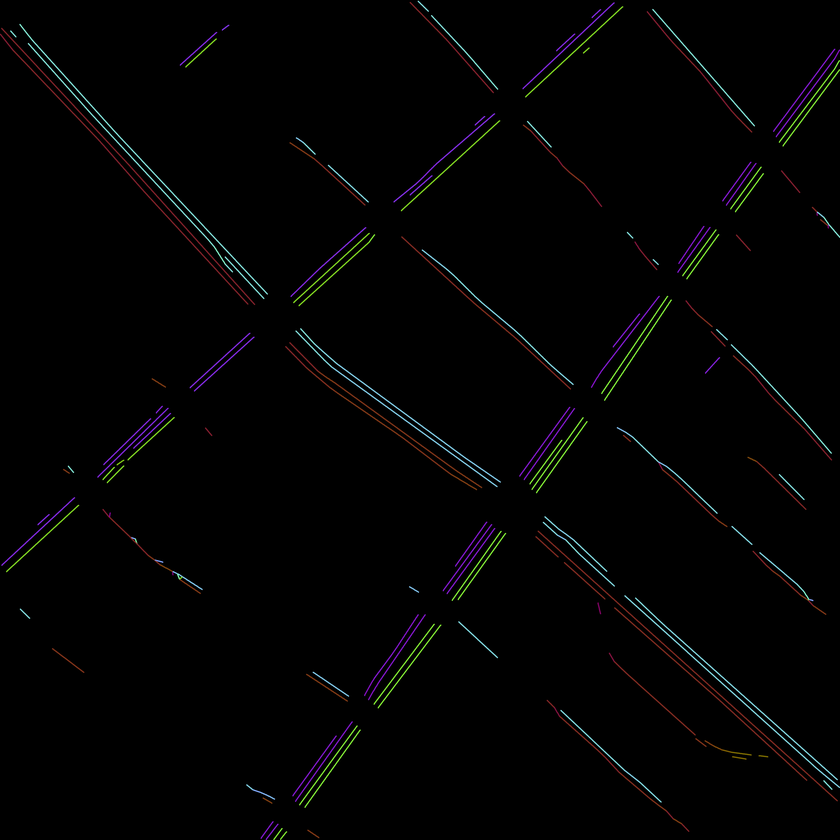
#> input picture code_for_reference_untested/lane_geo_evaluate/prop.png, 840 x 840 px, shrunk from 4096 x 4096 before the run
$ python segtograph.py ../lane_geo_evaluate/prop.png 100 out.png   (Python 2 division)
#> lines starting #> are read from the running program, lines starting #| are printed output that depends on the picture
### code_for_reference_untested/segtograph/postprocessing.py
import numpy as np

def graph_refine(graph, isolated_thr = 50 * 3, spurs_thr = 20 * 3, three_edge_loop_thr = 70):
	neighbors = graph

	gid = 0
	grouping = {}

	for k, v in neighbors.items():
		if k not in grouping:
			# start a search

			queue = [k]

			while len(queue) > 0:
				n = queue.pop(0)

				if n not in grouping:
					grouping[n] = gid
					for nei in neighbors[n]:
						queue.append(nei)

			gid += 1

	group_count = {}

	for k, v in grouping.items():
		if v not in group_count:
			group_count[v] = (1,0)
		else:
			group_count[v] = (group_count[v][0] + 1, group_count[v][1])


		for nei in neighbors[k]:
			a = k[0] - nei[0]
			b = k[1] - nei[1]

			d = np.sqrt(a*a + b*b)

			group_count[v] = (group_count[v][0], group_count[v][1] + d/2)

	# short spurs
	remove_list = []
	for k, v in neighbors.items():
		if len(v) == 1:
			if len(neighbors[v[0]]) >= 3:
				a = k[0] - v[0][0]
				b = k[1] - v[0][1]

				d = np.sqrt(a*a + b*b)

				if d < spurs_thr:
					remove_list.append(k)


	remove_list2 = []
	remove_counter = 0
	new_neighbors = {}

	# [12 lines left out: function isRemoved, not called in this run]

	for k, v in neighbors.items():
		if isRemoved(k):
			remove_counter += 1
			pass
		else:
			new_nei = []
			for nei in v:
				if isRemoved(nei):
					pass
				else:
					new_nei.append(nei)

			new_neighbors[k] = list(new_nei)

	#print(len(new_neighbors), "remove", remove_counter, "nodes")

	return new_neighbors

# [31 lines left out: functions graphInsert, downsample, not called in this run]

def connectDeadEnds(graph, thr = 30):
	deadends = []
	for nloc, nei in graph.items():
		if len(nei) == 1:
			deadends.append(nloc)


	for d1 in deadends:
		cloest = None
		bestd = thr

		for d2 in deadends:
			if d2 == d1 :
				continue
			d  = np.sqrt((d1[0] - d2[0])**2 + (d1[1] - d2[1])**2 )
			if d < bestd:
				bestd = d
				cloest = d2

		if cloest is not None:
			graph = graphInsert(graph, d1, cloest)
	return graph

### code_for_reference_untested/segtograph/douglasPeucker.py
import math
import numpy as np

# [64 lines left out: functions distance, point2lineDistance, douglasPeucker, graphInsert, not called in this run]


def simpilfyGraph(node_neighbor, e=2.5):
	new_graph = {}

	visited = []

	new_node_neighbor = {}

	for node, node_nei in node_neighbor.items():
		if len(node_nei) == 1 or len(node_nei) > 2:
			if node in visited:
				continue

			# search node_nei
			for next_node in node_nei:
				if next_node in visited:
					continue

				node_list = [node, next_node]

				current_node = next_node

				while True:
					if len(node_neighbor[node_list[-1]]) == 2:
						if node_neighbor[node_list[-1]][0] == node_list[-2]:
							node_list.append(node_neighbor[node_list[-1]][1])
						else:
							node_list.append(node_neighbor[node_list[-1]][0])
					else:
						break

				for i in range(len(node_list)-1):
					if node_list[i] not in visited:
						visited.append(node_list[i])

				# simplify node_list
				new_node_list = douglasPeucker(node_list, e=e)

				for i in range(len(new_node_list)-1):
					new_node_neighbor = graphInsert(new_node_neighbor, new_node_list[i],new_node_list[i+1])

	return new_node_neighbor


# [75 lines left out: function colorGraph, not called in this run]


### code_for_reference_untested/segtograph/segtograph.py
#import rdp
# Code Copied From Favyen

import scipy.ndimage
from scipy.ndimage.filters import gaussian_filter
import skimage.morphology
import os
from PIL import Image
import math
import numpy
import numpy as np
from multiprocessing import Pool
import subprocess
import sys
from math import sqrt
import pickle
from postprocessing import graph_refine, connectDeadEnds, downsample
import cv2
from douglasPeucker import simpilfyGraph

import os
import sys
sys.path.append(os.path.dirname(sys.path[0]))

from osm.graph_ops import graphDensifyPixel


def distance(a, b):
	return  sqrt((a[0] - b[0]) ** 2 + (a[1] - b[1]) ** 2)

def point_line_distance(point, start, end):
	if (start == end):
		return distance(point, start)
	else:
		n = abs(
			(end[0] - start[0]) * (start[1] - point[1]) - (start[0] - point[0]) * (end[1] - start[1])
		)
		d = sqrt(
			(end[0] - start[0]) ** 2 + (end[1] - start[1]) ** 2
		)
		return n / d

def rdp(points, epsilon):
	"""
	Reduces a series of points to a simplified version that loses detail, but
	maintains the general shape of the series.
	"""
	dmax = 0.0
	index = 0
	for i in range(1, len(points) - 1):
		d = point_line_distance(points[i], points[0], points[-1])
		if d > dmax:
			index = i
			dmax = d
	if dmax >= epsilon:
		results = rdp(points[:index+1], epsilon)[:-1] + rdp(points[index:], epsilon)
	else:
		results = [points[0], points[-1]]
	return results


PADDING = 30

in_fname = sys.argv[1]
threshold = int(sys.argv[2])
out_fname = sys.argv[3]

im = scipy.ndimage.imread(in_fname)
#> im is the input picture: shape (840, 840, 3); mean R, G, B 2.9, 2.8, 2.8
if len(im.shape) == 3:
	print 'warning: bad shape {}, using first channel only'.format(im.shape)
#| warning: bad shape (840, 840, 3), using first channel only
	im = im[:, :, 0]
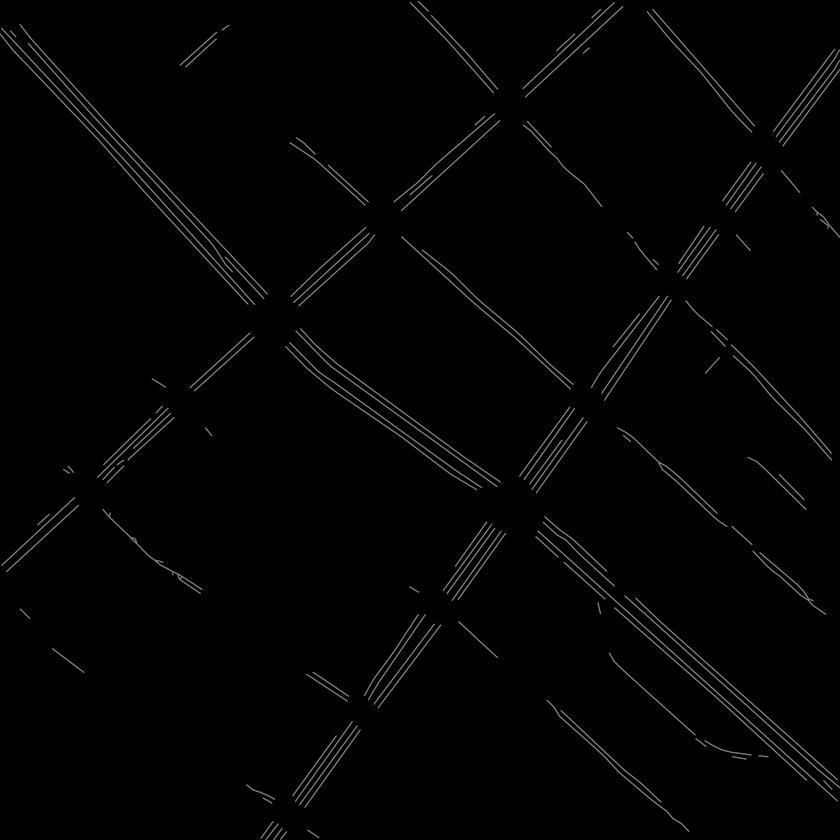
#> im: shape (840, 840); min 0, max 149, mean 2.9
im = numpy.swapaxes(im, 0, 1)
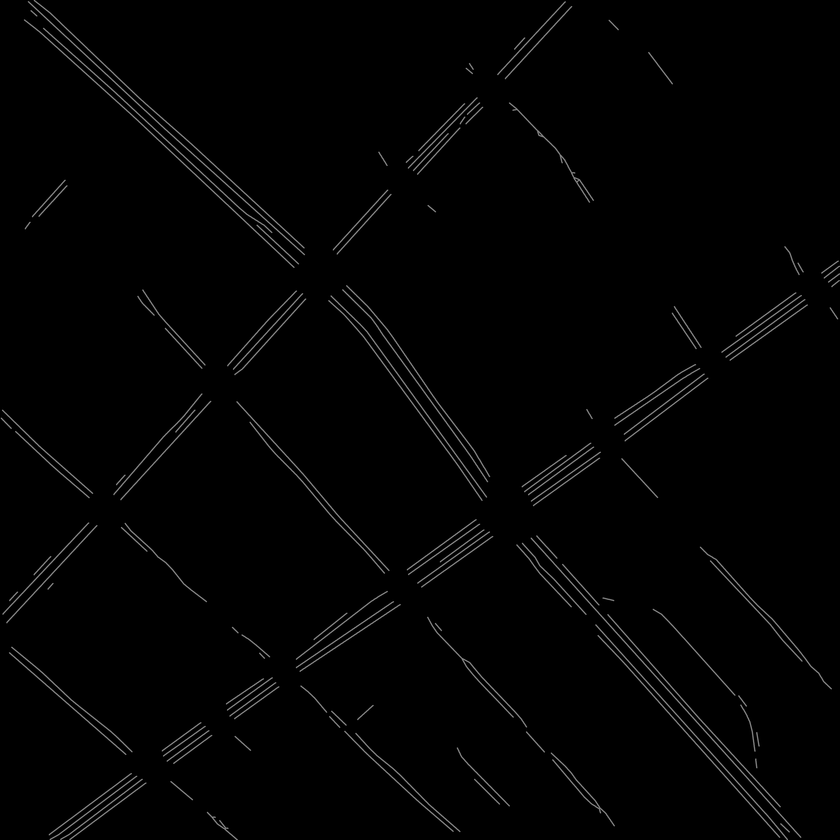
#> im: shape (840, 840); min 0, max 149, mean 2.9


# some refinement
#(0.6026965426136364, 0.6262175880681817, 0.5791755397727273)#
#im = gaussian_filter(im, sigma=6)
#(0.6121233806818182, 0.6038631392045454, 0.6203835880681818)
# im = scipy.ndimage.grey_opening(im, size=(6,6))

#im = scipy.ndimage.grey_closing(im, size=(6,6))

im = gaussian_filter(im, sigma=3)
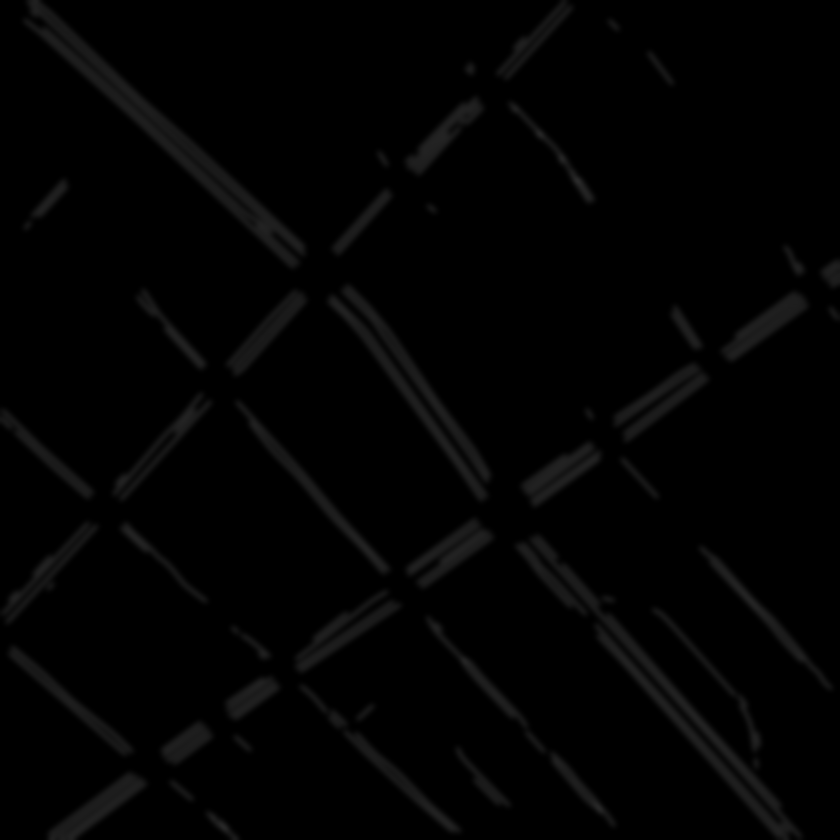
#> im: shape (840, 840); min 0, max 43, mean 2.7

Image.fromarray(im).save("seg2graphdebugstep1.png")
im = scipy.ndimage.grey_closing(im, size=(6,6))
Image.fromarray(im).save("seg2graphdebugstep2.png")
im = im >= threshold
#> im: shape (840, 840) bool; every value is 0
# [31 lines of commented-out code are left out]
im = skimage.morphology.thin(im)
im = im.astype('uint8')

# extract a graph by placing vertices every THRESHOLD pixels, and at all intersections
vertices = []
edges = set()
def add_edge(src, dst):
	if (src, dst) in edges or (dst, src) in edges:
		return
	elif src == dst:
		return
	edges.add((src, dst))
point_to_neighbors = {}
q = []
while True:
	if len(q) > 0:
		lastid, i, j = q.pop()
		path = [vertices[lastid], (i, j)]
		if im[i, j] == 0:
			continue
		point_to_neighbors[(i, j)].remove(lastid)
		if len(point_to_neighbors[(i, j)]) == 0:
			del point_to_neighbors[(i, j)]
	else:
		w = numpy.where(im > 0)
		if len(w[0]) == 0:
			break
		i, j = w[0][0], w[1][0]
		lastid = len(vertices)
		vertices.append((i, j))
		path = [(i, j)]

	while True:
		im[i, j] = 0
		neighbors = []
		for oi in [-1, 0, 1]:
			for oj in [-1, 0, 1]:
				ni = i + oi
				nj = j + oj
				if ni >= 0 and ni < im.shape[0] and nj >= 0 and nj < im.shape[1] and im[ni, nj] > 0:
					neighbors.append((ni, nj))
		if len(neighbors) == 1 and (i, j) not in point_to_neighbors:
			ni, nj = neighbors[0]
			path.append((ni, nj))
			i, j = ni, nj
		else:
			if len(path) > 1:
				path = rdp(path, 2)
				if len(path) > 2:
					for point in path[1:-1]:
						curid = len(vertices)
						vertices.append(point)
						add_edge(lastid, curid)
						lastid = curid
				neighbor_count = len(neighbors) + len(point_to_neighbors.get((i, j), []))
				if neighbor_count == 0 or neighbor_count >= 2:
					curid = len(vertices)
					vertices.append(path[-1])
					add_edge(lastid, curid)
					lastid = curid
			for ni, nj in neighbors:
				if (ni, nj) not in point_to_neighbors:
					point_to_neighbors[(ni, nj)] = set()
				point_to_neighbors[(ni, nj)].add(lastid)
				q.append((lastid, ni, nj))
			for neighborid in point_to_neighbors.get((i, j), []):
				add_edge(neighborid, lastid)
			break
#> this loop made 1 pass
#> w on pass 1: (empty array, empty array)
#> after the loop, point_to_neighbors = 0 items; q = []; vertices = []
neighbors = {}

# [4 lines of commented-out code are left out]

vertex = vertices
#> vertex = []

for edge in edges:

	nk1 = (vertex[edge[0]][1],vertex[edge[0]][0])
	nk2 = (vertex[edge[1]][1],vertex[edge[1]][0])

	if nk1 != nk2:
		if nk1 in neighbors:
			if nk2 in neighbors[nk1]:
				pass
			else:
				neighbors[nk1].append(nk2)
		else:
			neighbors[nk1] = [nk2]

		if  nk2 in neighbors:
			if nk1 in neighbors[nk2]:
				pass
			else:
				neighbors[nk2].append(nk1)
		else:
			neighbors[nk2] = [nk1]
#> after the loop, neighbors = 0 items

		# [9 lines of commented-out code are left out]

g = graph_refine(neighbors, isolated_thr = 32, spurs_thr=0)
#> after the loop in graph_refine, `for k, v in neighbors.items():`: gid = 0; grouping = 0 items
#> after the loop in graph_refine, `for k, v in neighbors.items():`: remove_list = []
#> after the loop in graph_refine, `for k, v in neighbors.items():`: new_neighbors = 0 items; remove_counter = 0
#> g = 0 items
g = connectDeadEnds(g, thr = 16)
#> after the loop in connectDeadEnds, `for nloc, nei in graph.items():`: deadends = []
#> after the loop in connectDeadEnds, `for d1 in deadends:`: graph = 0 items
g = simpilfyGraph(g, e=5)
#> after the loop in simpilfyGraph, `for node, node_nei in node_neighbor.items():`: visited = []
#> (the run stopped early here; a loop or call above may not have finished)
